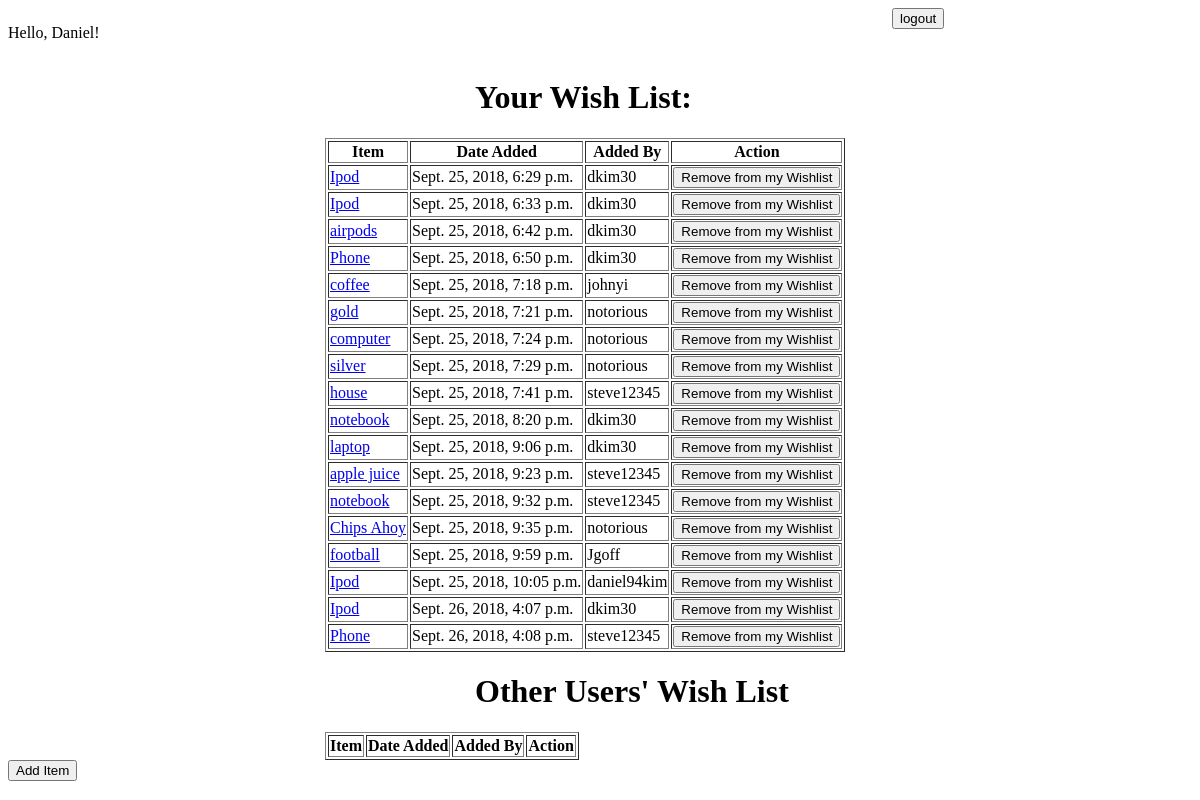
/dashboard, run on the app's committed database.
### wish_list/models.py (models this page shows)
class Wish(models.Model):
    item = models.CharField(max_length=255)
    date_added = models.DateTimeField(auto_now_add=True)
    user = models.ForeignKey(User, related_name="wishes", on_delete = models.CASCADE)
    favs = models.ManyToManyField(User, related_name="wish_list")
    objects = WishManger()

class User(models.Model):
    name = models.CharField(max_length=255)
    username = models.CharField(max_length=255)
    password = models.CharField(max_length=255)
    confirm_password = models.CharField(max_length=255)
    date = models.CharField(max_length = 10)
    objects = UserManager()

### wish_list/views.py (the view)
# urls.py: path('dashboard',views.dashboard),
def dashboard(request):
    print(Wish.objects.all())
    context = {
        "wishes":Wish.objects.all()
    }
    return render(request, "dashboard.html",context)

### wish_list/templates/dashboard.html (shortened to what this page needs)
<!DOCTYPE html>
<html lang="en">
<head>
</head>
<body>
    <div class="container">
        <div class="header">
            <div class="welcome">
                <p>Hello, Daniel!
                </p>
            </div>
            <div class="navbar">
                <form action="/logout" method="POST">
                    <input type="submit" value="logout">
                </form>
            </div>
        </div>
        <div class="wishlist">
            <h1>Your Wish List:</h1>
            <table border="1">
                <tr>
                    <th>Item</th>
                    <th>Date Added</th>
                    <th>Added By</th>
                    <th>Action</th>
                </tr>
                {% for wish in wishes %}
                <tr>
                    <td><a href="/wish/{{wish.id}}">{{wish.item}}</a></td>
                    <td>{{wish.date_added}}</td>
                    <td>{{wish.user.username}}</td>
                    <td><a href="/addwish/{{wish.id}}"><button>Remove from my Wishlist
                    </button></a></td>
                </tr>
                {% endfor %}
            </table>
        </div>
        <div class="other_wishlist">
                <h1>Other Users' Wish List</h1>
                <table border="1">
                    <tr>
                        <th>Item</th>
                        <th>Date Added</th>
                        <th>Added By</th>
                        <th>Action</th>
                    </tr>
                </table>
            </div>
        <form action="/create" method="POST">
            <input type="submit" value="Add Item">
        </form>
    </div>
</body>
</html>

### wish_list/templates/dashboard.html (style rules this page uses)
.header { display: flex; justify-content: space-between; }
.welcome { width: 300px; }
.navbar { width: 300px; }
.wishlist { width: 550px; margin: auto; display: flex; flex-wrap: wrap; }
.wishlist h1 { margin-left: 150px; }
.other_wishlist { width: 550px; margin: auto; display: flex; flex-wrap: wrap; }
.other_wishlist h1 { margin-left: 150px; }

### data on the page
Wish: item "Ipod", date_added "Sept. 25, 2018, 6:29 p.m.", user.username "dkim30"
Wish: item "Ipod", date_added "Sept. 25, 2018, 6:33 p.m.", user.username "dkim30"
Wish: item "airpods", date_added "Sept. 25, 2018, 6:42 p.m.", user.username "dkim30"
Wish: item "Phone", date_added "Sept. 25, 2018, 6:50 p.m.", user.username "dkim30"
Wish: item "coffee", date_added "Sept. 25, 2018, 7:18 p.m.", user.username "johnyi"
Wish: item "gold", date_added "Sept. 25, 2018, 7:21 p.m.", user.username "notorious"
Wish: item "computer", date_added "Sept. 25, 2018, 7:24 p.m.", user.username "notorious"
Wish: item "silver", date_added "Sept. 25, 2018, 7:29 p.m.", user.username "notorious"
Wish: item "house", date_added "Sept. 25, 2018, 7:41 p.m.", user.username "steve12345"
Wish: item "notebook", date_added "Sept. 25, 2018, 8:20 p.m.", user.username "dkim30"
Wish: item "laptop", date_added "Sept. 25, 2018, 9:06 p.m.", user.username "dkim30"
Wish: item "apple juice", date_added "Sept. 25, 2018, 9:23 p.m.", user.username "steve12345"
Wish: item "notebook", date_added "Sept. 25, 2018, 9:32 p.m.", user.username "steve12345"
Wish: item "Chips Ahoy", date_added "Sept. 25, 2018, 9:35 p.m.", user.username "notorious"
Wish: item "football", date_added "Sept. 25, 2018, 9:59 p.m.", user.username "Jgoff"
Wish: item "Ipod", date_added "Sept. 25, 2018, 10:05 p.m.", user.username "daniel94kim"
Wish: item "Ipod", date_added "Sept. 26, 2018, 4:07 p.m.", user.username "dkim30"
Wish: item "Phone", date_added "Sept. 26, 2018, 4:08 p.m.", user.username "steve12345"
